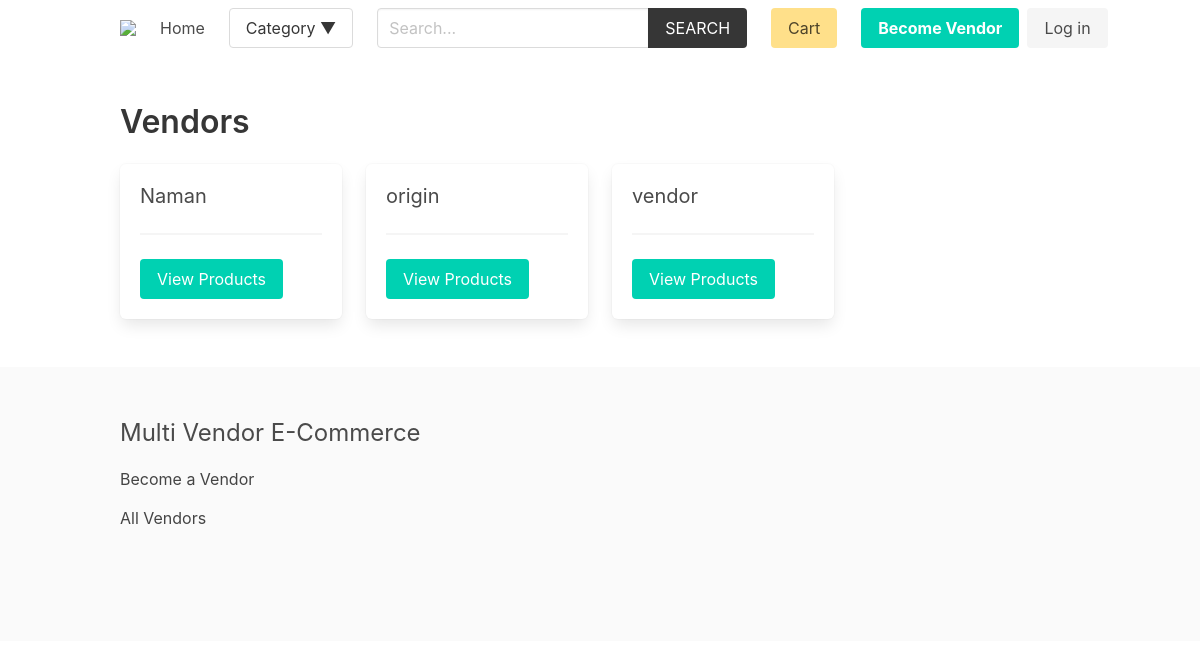
Screenshot of /vendor/ with the database file from the repository.
### vendor/models.py (models this page shows, shortened)
class Vendor(models.Model):
    name = models.CharField(max_length=255)
    created_at = models.DateTimeField(auto_now_add=True)
    created_by = models.OneToOneField(User, related_name='vendor', on_delete=models.CASCADE)
    class Meta:
        ordering = ['name']

### vendor/views.py (the view)
# urls.py: path('', views.vendors, name="vendors"),
def vendors(request):
    vendors = Vendor.objects.all()
    return render(request, 'vendor/vendors.html', {'vendors': vendors})

### cart/cart.py (called while the page is built)
    def __len__(self):
        return sum(item['quantity'] for item in self.cart.values())

### cart/context_processors.py (called while the page is built)
def cart(request):
    return {'cart': Cart(request)}

### product/context_processors.py (called while the page is built)
def menu_categories(request):
    categories = Category.objects.all()
    return {'categories': categories}

### templates/vendor/vendors.html (shortened to what this page needs)
{% extends 'core/base.html' %}
{% block content %}
    <h1 class="title">Vendors</h1>
    <div class="columns is-multiline">
        {% for vendor in vendors %}
            <div class="column is-3">
                <div class="box">
                    <h2 class="subtitle">
                        {{ vendor.name }}
                    </h2>
                    <hr>
                    <a href="{% url 'vendor:vendor' vendor.id %}" class="button is-primary ">View Products</a>
                </div>
            </div>
        {% endfor %}
    </div>
{% endblock content %}

### rows the page displays
Vendor: name "Naman"
Vendor: name "origin"
Vendor: name "vendor"
